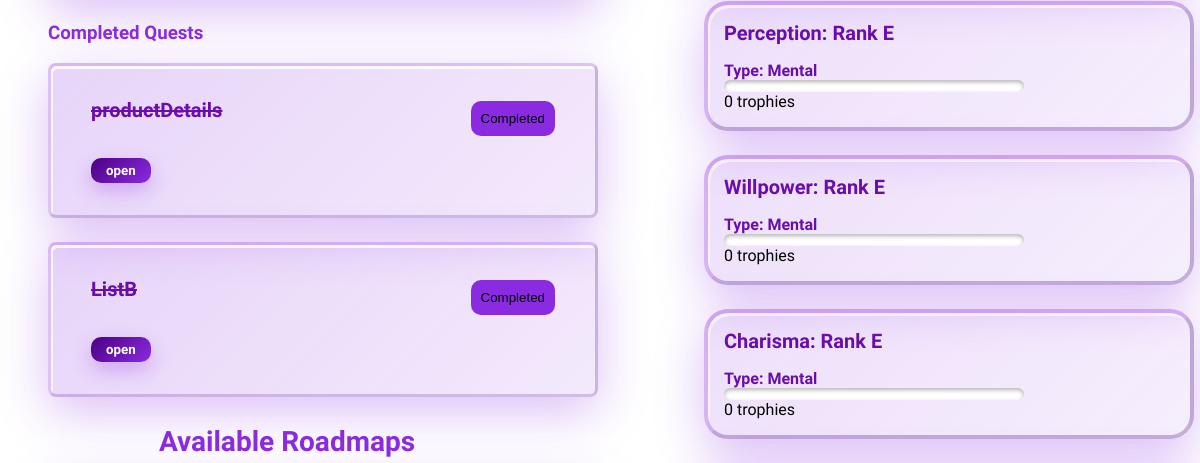
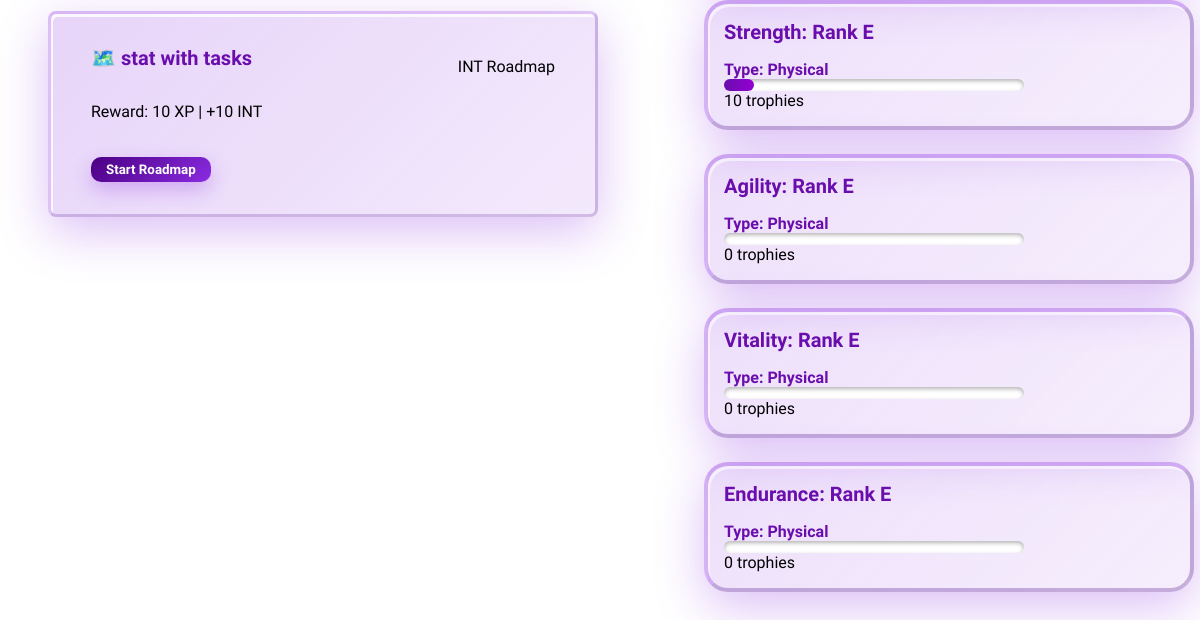
Before: /home/ (signed in, lower part) with the older database file (2 pictures, top to bottom).
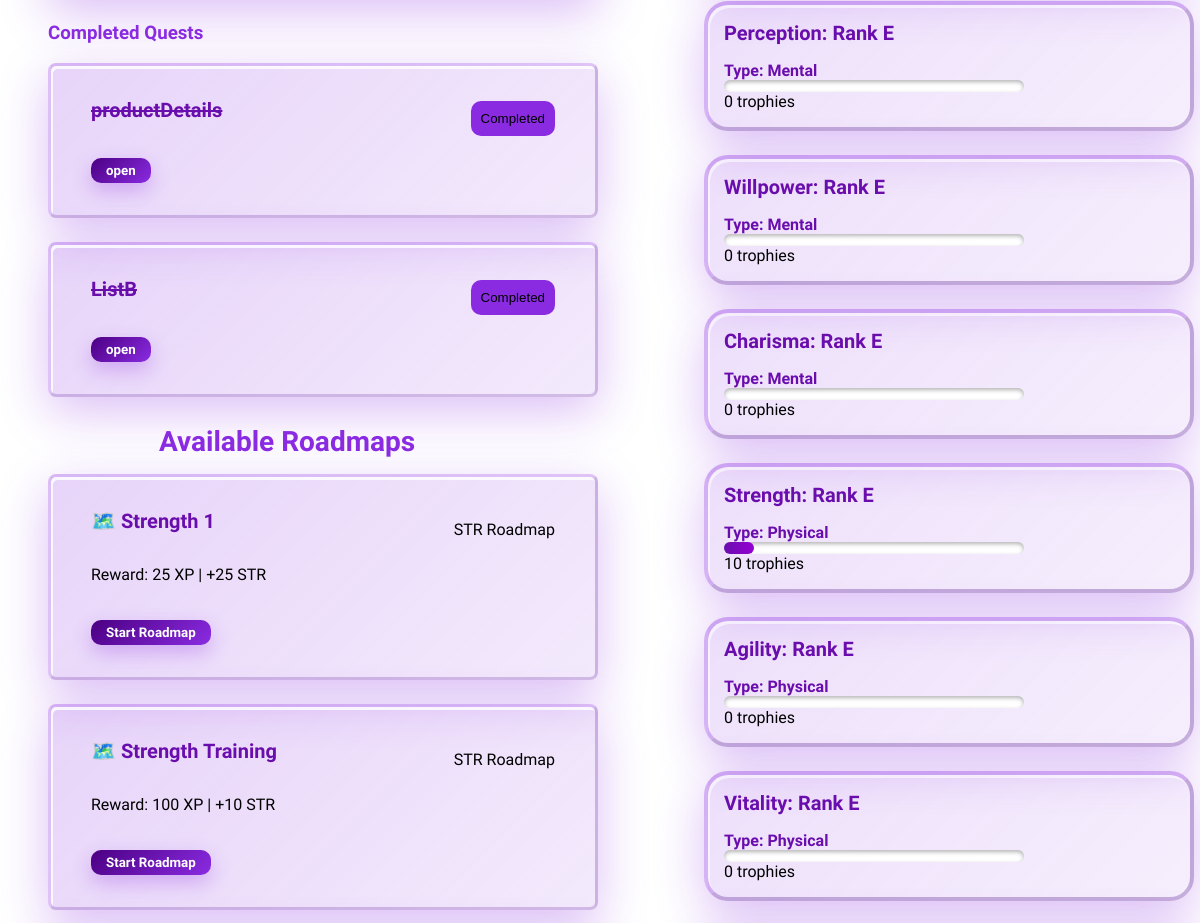
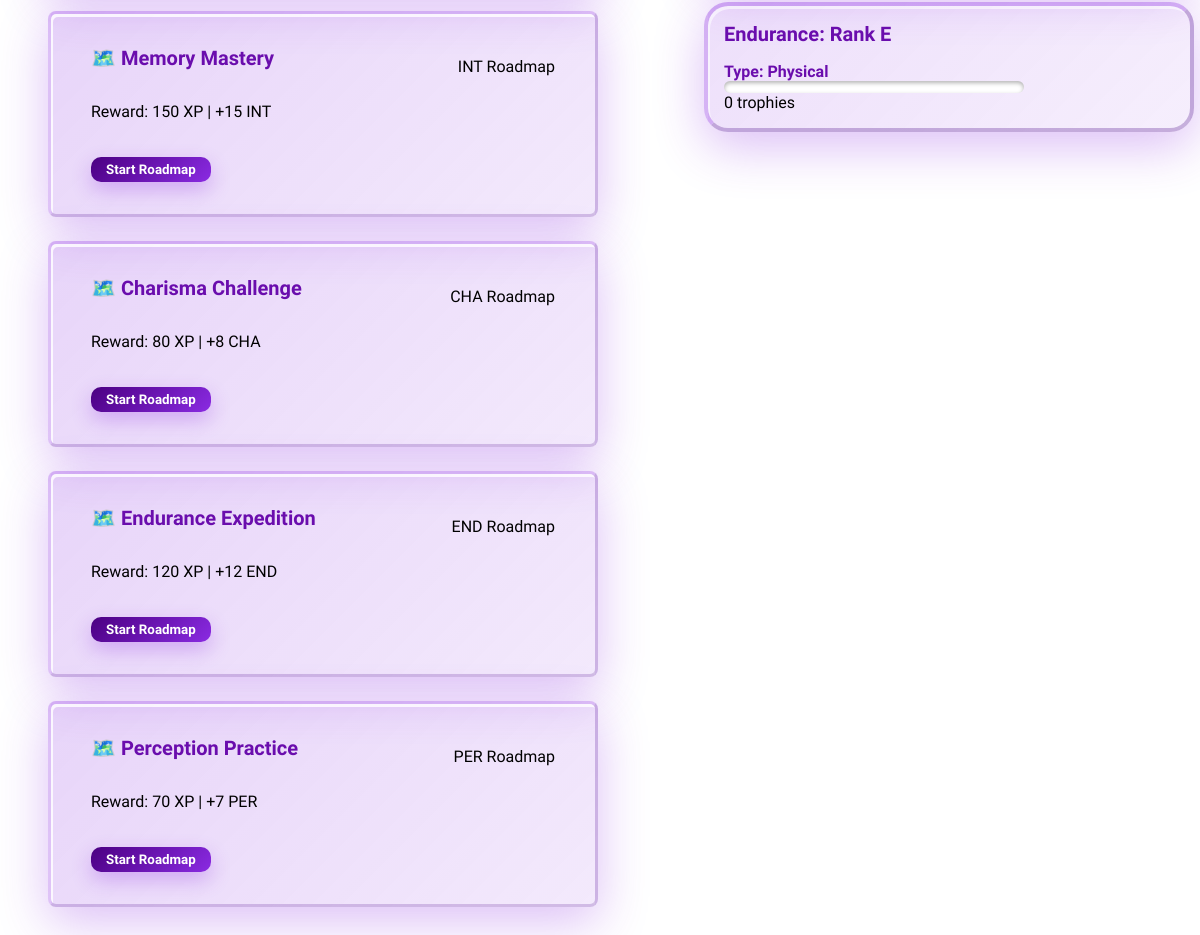
After: the same page with the newer database file (2 pictures, top to bottom).
### home/models.py (models this page shows, shortened)
class List(models.Model):
    user = models.ForeignKey(User, on_delete=models.CASCADE)
    name = models.CharField(max_length=100)
    difficulty = models.CharField(max_length=50, default='Easy')
    created_at = models.DateTimeField(auto_now_add=True)
    is_completed = models.BooleanField(default=False)

class StatQuest(models.Model):
    STAT_CHOICES = [
        ('STR', 'Strength'), ('PER', 'Perception'), ('WIL', 'Willpower'),
        ('CHA', 'Charisma'), ('INT', 'Intelligence'), ('AGI', 'Agility'),
        ('VIT', 'Vitality'), ('END', 'Endurance')
    ]
    name = models.CharField(max_length=100)
    category = models.CharField(max_length=3, choices=STAT_CHOICES)
    difficulty = models.CharField(max_length=20, default='Easy')
    xp_reward = models.IntegerField()
    trophy_reward = models.IntegerField()

### home/views.py (the view)
# urls.py: 2. Add a URL to urlpatterns:  path('', views.home, name='home')
@login_required
def home(request):
    user_profile = User_profile.objects.filter(user=request.user).first()
    if request.method == 'POST':
        listForm = ListForm(request.POST)
        if listForm.is_valid():
            new_list = listForm.save(commit=False)
            new_list.user = request.user
            new_list.save()
            return HttpResponseRedirect('/home/')
    else:
        listform = ListForm()
    if not user_profile or not user_profile.is_quiz_completed:
        return HttpResponseRedirect('/quiz/1/')
    current_level_threshold = calculate_threshold(user_profile.level)
    previous_level_threshold = calculate_threshold(user_profile.level - 1)
    level_range = current_level_threshold - previous_level_threshold
    xp_progress = user_profile.xp - previous_level_threshold
    xp_to_gain = level_range - xp_progress
    if user_profile.xp >= calculate_threshold(user_profile.level):
        user_profile.level += 1
        user_profile.save()
    Quests = List.objects.filter(user=request.user, is_completed=False)
    completed_quests = List.objects.filter(user=request.user, is_completed=True)
    started_quest_ids = UserQuestProgress.objects.filter(user=request.user).values_list('quest_id', flat=True)
    available_roadmaps = StatQuest.objects.exclude(id__in=started_quest_ids)
    active_stat_quests = UserQuestProgress.objects.filter(
        user=request.user,
        is_completed=False
    ).select_related('quest')
    int_rank = calculate_rank(user_profile.INT_trophies)
    per_rank = calculate_rank(user_profile.PER_trophies)
    wil_rank = calculate_rank(user_profile.WIL_trophies)
    cha_rank = calculate_rank(user_profile.CHA_trophies)
    str_rank = calculate_rank(user_profile.STR_trophies)
    agi_rank = calculate_rank(user_profile.AGI_trophies)
    vit_rank = calculate_rank(user_profile.VIT_trophies)
    end_rank = calculate_rank(user_profile.END_trophies)
    mental_stats = [
        {'name': 'Intelligence', 'rank': int_rank, 'trophies': user_profile.INT_trophies},
        {'name': 'Perception', 'rank': per_rank, 'trophies': user_profile.PER_trophies},
        {'name': 'Willpower', 'rank': wil_rank, 'trophies': user_profile.WIL_trophies},
        {'name': 'Charisma', 'rank': cha_rank, 'trophies': user_profile.CHA_trophies},
    ]
    physical_stats = [
        {'name': 'Strength', 'rank': str_rank, 'trophies': user_profile.STR_trophies},
        {'name': 'Agility', 'rank': agi_rank, 'trophies': user_profile.AGI_trophies},
        {'name': 'Vitality', 'rank': vit_rank, 'trophies': user_profile.VIT_trophies},
        {'name': 'Endurance', 'rank': end_rank, 'trophies': user_profile.END_trophies},
    ]
    return render(request, 'home.html', {
        'user_details': user_profile,
        'level_range': level_range,
        'xp_progress': xp_progress,
        'xp_to_gain': xp_to_gain,
        'Quests': Quests,
        'completed_quests': completed_quests,
        'listform': listform,
        'mental_stats': mental_stats,
        'physical_stats': physical_stats,
        'available_roadmaps': available_roadmaps,
        'active_roadmaps': active_stat_quests
    })

### authentication/models.py (called while the page is built)
    def __str__(self):
        return self.username

### home/views.py (called while the page is built)
def calculate_threshold(level):
    return int(100 * (level ** 2))

def calculate_rank(trophies):
    if trophies >= 5000:
        return 'S'
    elif trophies >= 3500:
        return 'A'
    elif trophies >= 2200:
        return 'B'
    elif trophies >= 1200:
        return 'C'
    elif trophies >= 500:
        return 'D'
    else:
        return 'E'

### templates/home.html (shortened to what this page needs)
{% load static %}
<!DOCTYPE html>
<html lang="en">
<head>
    <link rel="stylesheet" href="{% static 'CSS/style.css' %}">
</head>
<body>
  {% block content %}
  <section class="quests-body">
  <section class="quests-section">
    <h1 class="heading">Completed Quests</h1>
    {% if completed_quests.count > 0 %}
    {% for quest in completed_quests %}
      <div class="quest-card">
        <div>
          <h2><strike>{{ quest.name }}</strike></h2>
          <form action="{% url 'delete_quest' quest.id %}" method="POST" style="display:inline;">
            <button type="submit" class="delete-btn" onclick="return confirm('Are you sure you want to delete this quest?');">
                Completed
            </button>
        </form>
        </div>
        <button class="open-btn" onclick="window.location.href = '/{{ quest.name }}/'">open</button>
      </div>
      {% endfor %}
    {% else %}
      <div class="empty-completed">
        <p>No completed quests yet. Complete some quests to see them here!</p>
      </div>
    {% endif %}
      <h1 class="stat-heading">Available Roadmaps</h1>
    {% if available_roadmaps %}
    <div class="roadmap-container">
      {% for roadmap in available_roadmaps %}
      <div class="quest-card">
        <div>
          <h2>🗺️ {{ roadmap.name }}</h2>
          <span class="roadmap-badge">{{ roadmap.category }} Roadmap</span>
        </div>
        <p>Reward: {{ roadmap.xp_reward }} XP | +{{ roadmap.trophy_reward }} {{ roadmap.category }}</p>
        <button class="open-btn" onclick="window.location.href='{% url 'start_roadmap' roadmap.id %}'">
          Start Roadmap
        </button>
      </div>
      {% endfor %}
    </div>
    {% else %}
    <div class="empty-completed">
      <p>No roadmaps available at the moment.</p>
    </div>
    {% endif %}
  </section>
  <section class="stats-section">
    {% for stat in mental_stats %}
    <div class="stat-card">
      <h2>{{ stat.name }}: Rank {{ stat.rank }}</h2>
      <p>Type: Mental</p>
      <progress class="stat-progress" value="{{ stat.trophies }}" max="100"></progress><label for="stat-progress">{{ stat.trophies }} trophies</label>
    </div>
    {% endfor %}
    {% for stat in physical_stats %}
    <div class="stat-card">
      <h2>{{ stat.name }}: Rank {{ stat.rank }}</h2>
      <p>Type: Physical</p>
      <progress class="stat-progress" value="{{ stat.trophies }}" max="100"></progress><label for="stat-progress">{{ stat.trophies }} trophies</label>
    </div>
    {% endfor %}
  </section>
  </section>
  {% endblock content%}
</body>
</html>

### static/CSS/style.css (style rules this page uses)
body, html { margin: 0; padding: 0; font-family: "Trirong", serif; overflow-x: hidden; }
:root { --primary-violet: #8A2BE2; --dark-violet: #4B0082; --light-violet: #E6E6FA; --very-light-violet: #F3E6FF; --violet-text: #6A0DAD; --shadow-violet: rgba(138, 43, 226, 0.3); --transition-smooth: all 0.3s ease; }
.quests-section { padding: 2rem; flex: 1 1 55%; min-width: 0; }
.heading { color: #8A2BE2; }
.quests-body { display: flex; gap: 8rem; padding: 1rem; flex-wrap: wrap; }
.quests-body > section { flex: 1 1 30%; min-width: 300px; padding: 2rem; }
.quests-body .stats-section { padding-right: 1rem; }
.stat-heading { color: #8A2BE2; font-size: 28px; margin-bottom: 1rem; font-weight: 700; text-align: center; max-width: 450px; margin-left: auto; }
.stat-card { background: linear-gradient( 135deg, rgba(138, 43, 226, 0.15) 0%, rgba(138, 43, 226, 0.08) 100% ); box-shadow: 0 15px 50px var(--shadow-violet), inset 2px 3px 0 rgba(255, 255, 255, 0.575); border-radius: 1.5rem; padding: 1rem; height: auto; width: 100%; max-width: 450px; border: 4px outset rgba(138, 43, 226, 0.3); margin: 0 0 1.5rem auto; }
.stat-card h2 { color: #6A0DAD; font-size: 20px; font-weight: 600; margin: 0 0 1rem 0; }
.stat-card p { color: #6A0DAD; margin: 0; font-weight: 600; }
.stat-progress { display: flex; flex-direction: column; height: 12px; width: 100%; max-width: 300px; border-radius: 12px; }
.quest-card { background: linear-gradient( 135deg, rgba(138, 43, 226, 0.2) 0%, rgba(138, 43, 226, 0.1) 100% ); box-shadow: 0 15px 50px var(--shadow-violet), inset 2px 3px 0 rgba(255, 255, 255, 0.8); border-radius: 0.5rem; padding: 2rem 2.5rem; height: auto; width: 100%; max-width: 900px; border: 3px outset rgba(138, 43, 226, 0.2); margin-bottom: 1.5rem; }
.quest-card h2 { color: #6A0DAD; font-size: 20px; font-weight: 600; margin: 0 0 1rem 0; }
.quest-card div { display: flex; justify-content: space-between; align-items: center; }
.delete-btn { border: none; border-radius: 10px; padding: 10px; background-color: #8A2BE2; }
.open-btn { margin-top: 20px; padding: 5px 15px; border: none; border-radius: 10px; background: linear-gradient(135deg, #4B0082 0%, #8A2BE2 100%); color: white; font-weight: 700; cursor: pointer; transition: var(--transition-smooth); box-shadow: 0 8px 20px var(--shadow-violet); font-family: "Trirong", serif; }

Changed rows visible on the page:
removed StatQuest: name "stat with tasks", category "INT", xp_reward "10", trophy_reward "10"
added StatQuest: name "Strength 1", category "STR", xp_reward "25", trophy_reward "25"
added StatQuest: name "Strength Training", category "STR", xp_reward "100", trophy_reward "10"
added StatQuest: name "Memory Mastery", category "INT", xp_reward "150", trophy_reward "15"
added StatQuest: name "Charisma Challenge", category "CHA", xp_reward "80", trophy_reward "8"
added StatQuest: name "Endurance Expedition", category "END", xp_reward "120", trophy_reward "12"
added StatQuest: name "Perception Practice", category "PER", xp_reward "70", trophy_reward "7"
